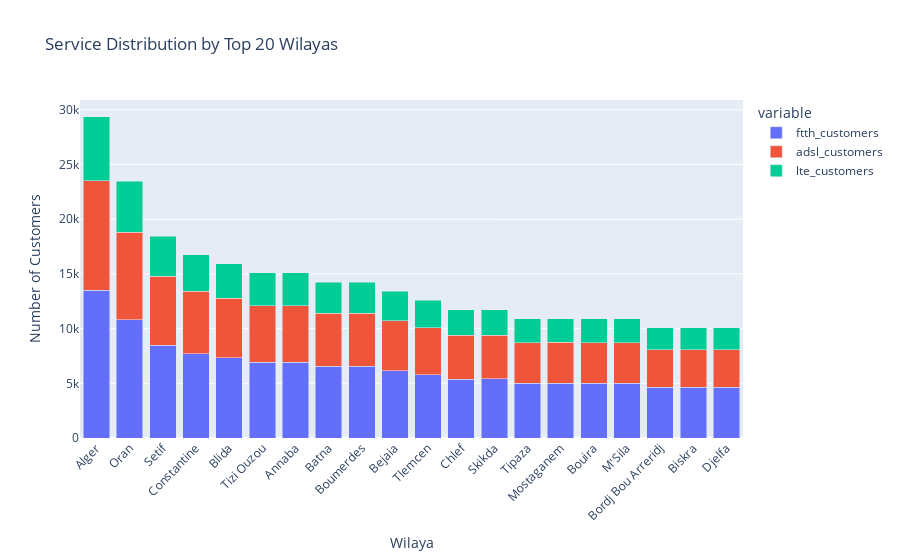

This figure's notebook cell:
### Markdown cell above
## 5. Geographic Distribution Analysis

### Code cell
# Top wilayas analysis
wilaya_analysis = customers_df.groupBy("wilaya_code", "wilaya_name").agg(
    count("*").alias("total_customers"),
    sum(when(col("service_type") == "FTTH", 1).otherwise(0)).alias("ftth_customers"),
    sum(when(col("service_type") == "ADSL", 1).otherwise(0)).alias("adsl_customers"),
    sum(when(col("service_type") == "4GLTE", 1).otherwise(0)).alias("lte_customers"),
    avg("network_quality_score").alias("avg_network_quality"),
    sum(when(col("customer_type") == "PRO", 1).otherwise(0)).alias("business_customers"),
    avg("tech_adoption_score").alias("avg_tech_adoption")
).orderBy(col("total_customers").desc()).limit(20).toPandas()

# Create geographic visualization
fig = px.bar(wilaya_analysis, 
             x='wilaya_name', 
             y=['ftth_customers', 'adsl_customers', 'lte_customers'],
             title='Service Distribution by Top 20 Wilayas',
             labels={'value': 'Number of Customers', 'wilaya_name': 'Wilaya'})
fig.update_layout(barmode='stack', xaxis_tickangle=-45)
fig.show()

# Network quality by region
plt.figure(figsize=(12, 6))
wilaya_analysis_sorted = wilaya_analysis.sort_values('avg_network_quality', ascending=True)
plt.barh(wilaya_analysis_sorted['wilaya_name'], wilaya_analysis_sorted['avg_network_quality'])
plt.xlabel('Average Network Quality Score')
plt.title('Network Quality by Wilaya')
plt.tight_layout()
plt.show()

### Figure 1 — Plotly figure (JSON) as saved in the notebook; plotly's stock layout.template omitted (floating-point values rounded to 4 significant figures)
{"data": [{"hovertemplate": "variable=ftth_customers<br>Wilaya=%{x}<br>Number of Customers=%{y}<extra></extra>", "legendgroup": "ftth_customers", "marker": {"color": "#636efa", "pattern": {"shape": ""}}, "name": "ftth_customers", "orientation": "v", "showlegend": true, "textposition": "auto", "type": "bar", "x": ["Alger", "Oran", "Setif", "Constantine", "Blida", "Tizi Ouzou", "Annaba", "Batna", "Boumerdes", "Bejaia", "Tlemcen", "Chlef", "Skikda", "Tipaza", "Mostaganem", "Bouira", "M'Sila", "Bordj Bou Arreridj", "Biskra", "Djelfa"], "xaxis": "x", "y": [13502, 10808, 8486, 7709, 7329, 6939, 6940, 6548, 6553, 6169, 5787, 5389, 5399, 5006, 5017, 5015, 5011, 4625, 4629, 4621], "yaxis": "y"}, {"hovertemplate": "variable=adsl_customers<br>Wilaya=%{x}<br>Number of Customers=%{y}<extra></extra>", "legendgroup": "adsl_customers", "marker": {"color": "#EF553B", "pattern": {"shape": ""}}, "name": "adsl_customers", "orientation": "v", "showlegend": true, "textposition": "auto", "type": "bar", "x": ["Alger", "Oran", "Setif", "Constantine", "Blida", "Tizi Ouzou", "Annaba", "Batna", "Boumerdes", "Bejaia", "Tlemcen", "Chlef", "Skikda", "Tipaza", "Mostaganem", "Bouira", "M'Sila", "Bordj Bou Arreridj", "Biskra", "Djelfa"], "xaxis": "x", "y": [10001, 8001, 6286, 5715, 5429, 5143, 5143, 4858, 4858, 4571, 4286, 4000, 4000, 3714, 3714, 3714, 3714, 3429, 3429, 3429], "yaxis": "y"}, {"hovertemplate": "variable=lte_customers<br>Wilaya=%{x}<br>Number of Customers=%{y}<extra></extra>", "legendgroup": "lte_customers", "marker": {"color": "#00cc96", "pattern": {"shape": ""}}, "name": "lte_customers", "orientation": "v", "showlegend": true, "textposition": "auto", "type": "bar", "x": ["Alger", "Oran", "Setif", "Constantine", "Blida", "Tizi Ouzou", "Annaba", "Batna", "Boumerdes", "Bejaia", "Tlemcen", "Chlef", "Skikda", "Tipaza", "Mostaganem", "Bouira", "M'Sila", "Bordj Bou Arreridj", "Biskra", "Djelfa"], "xaxis": "x", "y": [5849, 4673, 3677, 3347, 3175, 3011, 3010, 2849, 2844, 2677, 2505, 2350, 2340, 2180, 2169, 2171, 2175, 2008, 2004, 2012], "yaxis": "y"}], "layout": {"autosize": true, "barmode": "stack", "legend": {"title": {"text": "variable"}, "tracegroupgap": 0}, "title": {"text": "Service Distribution by Top 20 Wilayas"}, "xaxis": {"anchor": "y", "autorange": true, "domain": [0, 1], "range": [-0.5, 19.5], "tickangle": -45, "title": {"text": "Wilaya"}, "type": "category"}, "yaxis": {"anchor": "x", "autorange": true, "domain": [0, 1], "range": [0, 30900.0], "title": {"text": "Number of Customers"}, "type": "linear"}}}
